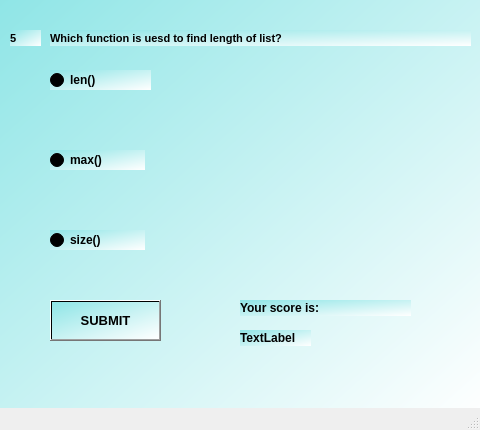
<?xml version="1.0" encoding="UTF-8"?>
<ui version="4.0">
 <class>MainWindow9</class>
 <widget class="QMainWindow" name="MainWindow9">
  <property name="geometry">
   <rect>
    <x>0</x>
    <y>0</y>
    <width>480</width>
    <height>430</height>
   </rect>
  </property>
  <property name="windowTitle">
   <string>MainWindow</string>
  </property>
  <widget class="QWidget" name="centralwidget">
   <widget class="QWidget" name="widget" native="true">
    <property name="geometry">
     <rect>
      <x>0</x>
      <y>-10</y>
      <width>480</width>
      <height>430</height>
     </rect>
    </property>
    <property name="styleSheet">
     <string notr="true">background-color:qlineargradient(spread:pad, x1:0, y1:0, x2:1, y2:1, stop:0 rgba(142, 229, 230, 255), stop:1 rgba(255, 255, 255, 255))</string>
    </property>
    <widget class="QLabel" name="label">
     <property name="geometry">
      <rect>
       <x>10</x>
       <y>40</y>
       <width>31</width>
       <height>16</height>
      </rect>
     </property>
     <property name="font">
      <font>
       <pointsize>8</pointsize>
       <weight>75</weight>
       <bold>true</bold>
      </font>
     </property>
     <property name="text">
      <string>5</string>
     </property>
    </widget>
    <widget class="QLabel" name="label_2">
     <property name="geometry">
      <rect>
       <x>50</x>
       <y>40</y>
       <width>421</width>
       <height>16</height>
      </rect>
     </property>
     <property name="font">
      <font>
       <pointsize>8</pointsize>
       <weight>75</weight>
       <bold>true</bold>
      </font>
     </property>
     <property name="text">
      <string>Which function is uesd to find length of list?</string>
     </property>
    </widget>
    <widget class="QRadioButton" name="radioButton">
     <property name="geometry">
      <rect>
       <x>50</x>
       <y>80</y>
       <width>101</width>
       <height>20</height>
      </rect>
     </property>
     <property name="font">
      <font>
       <weight>75</weight>
       <bold>true</bold>
      </font>
     </property>
     <property name="text">
      <string>len()</string>
     </property>
    </widget>
    <widget class="QRadioButton" name="radioButton_2">
     <property name="geometry">
      <rect>
       <x>50</x>
       <y>160</y>
       <width>95</width>
       <height>20</height>
      </rect>
     </property>
     <property name="font">
      <font>
       <weight>75</weight>
       <bold>true</bold>
      </font>
     </property>
     <property name="text">
      <string>max()</string>
     </property>
    </widget>
    <widget class="QRadioButton" name="radioButton_3">
     <property name="geometry">
      <rect>
       <x>50</x>
       <y>240</y>
       <width>95</width>
       <height>20</height>
      </rect>
     </property>
     <property name="font">
      <font>
       <weight>75</weight>
       <bold>true</bold>
      </font>
     </property>
     <property name="text">
      <string>size()</string>
     </property>
    </widget>
    <widget class="QPushButton" name="SUBMIT">
     <property name="geometry">
      <rect>
       <x>50</x>
       <y>310</y>
       <width>111</width>
       <height>41</height>
      </rect>
     </property>
     <property name="font">
      <font>
       <pointsize>10</pointsize>
       <weight>75</weight>
       <bold>true</bold>
      </font>
     </property>
     <property name="text">
      <string>SUBMIT</string>
     </property>
    </widget>
    <widget class="QLabel" name="label_3">
     <property name="geometry">
      <rect>
       <x>240</x>
       <y>310</y>
       <width>171</width>
       <height>16</height>
      </rect>
     </property>
     <property name="font">
      <font>
       <weight>75</weight>
       <bold>true</bold>
      </font>
     </property>
     <property name="text">
      <string>Your score is:</string>
     </property>
    </widget>
    <widget class="QLabel" name="label_4">
     <property name="geometry">
      <rect>
       <x>240</x>
       <y>340</y>
       <width>71</width>
       <height>16</height>
      </rect>
     </property>
     <property name="font">
      <font>
       <weight>75</weight>
       <bold>true</bold>
      </font>
     </property>
     <property name="text">
      <string>TextLabel</string>
     </property>
    </widget>
   </widget>
  </widget>
  <widget class="QMenuBar" name="menubar">
   <property name="geometry">
    <rect>
     <x>0</x>
     <y>0</y>
     <width>480</width>
     <height>26</height>
    </rect>
   </property>
  </widget>
  <widget class="QStatusBar" name="statusbar"/>
 </widget>
 <resources/>
 <connections/>
</ui>
